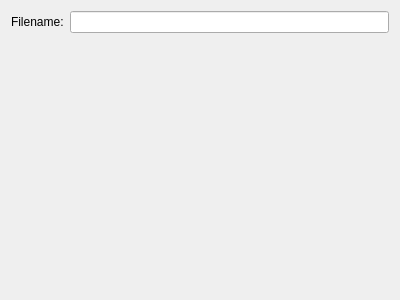
<?xml version="1.0" encoding="UTF-8"?>
<ui version="4.0">
 <class>icalWizard</class>
 <widget class="QWidget" name="icalWizard">
  <property name="geometry">
   <rect>
    <x>0</x>
    <y>0</y>
    <width>400</width>
    <height>300</height>
   </rect>
  </property>
  <layout class="QVBoxLayout" name="verticalLayout">
   <item>
    <layout class="QHBoxLayout" name="horizontalLayout">
     <item>
      <widget class="QLabel" name="label">
       <property name="text">
        <string>Filename:</string>
       </property>
      </widget>
     </item>
     <item>
      <widget class="QLineEdit" name="lineEdit"/>
     </item>
    </layout>
   </item>
   <item>
    <spacer name="verticalSpacer_2">
     <property name="orientation">
      <enum>Qt::Vertical</enum>
     </property>
     <property name="sizeHint" stdset="0">
      <size>
       <width>20</width>
       <height>138</height>
      </size>
     </property>
    </spacer>
   </item>
  </layout>
 </widget>
 <resources/>
 <connections/>
</ui>
